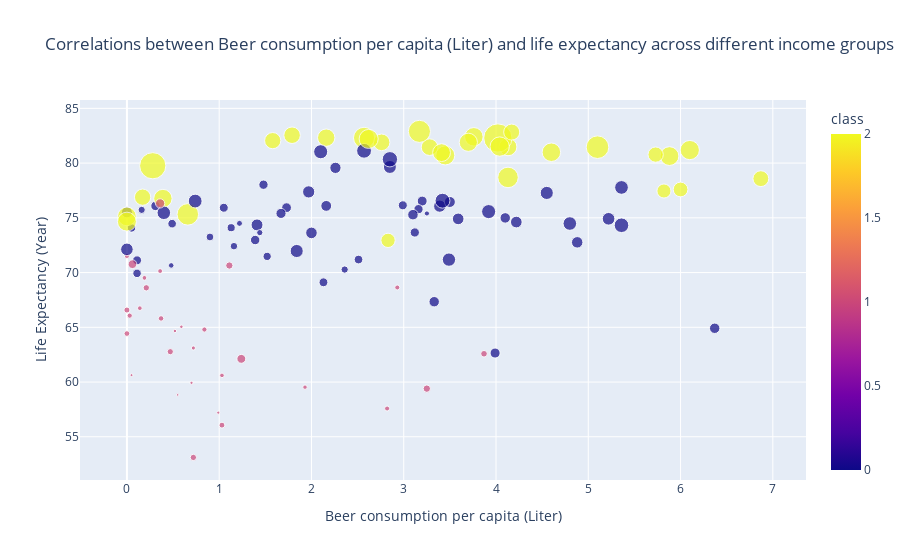

Notebook code for this chart:
### Code cell
import plotly.express as px
fig = px.scatter(df, x = 'Beer consumption per capita (Liter)', y ='Life Expectancy (Year)',
                    size ='GDP per capita ($)' , color = 'class',title='Correlations between Beer consumption per capita (Liter) and life expectancy across different income groups')
fig.show()
